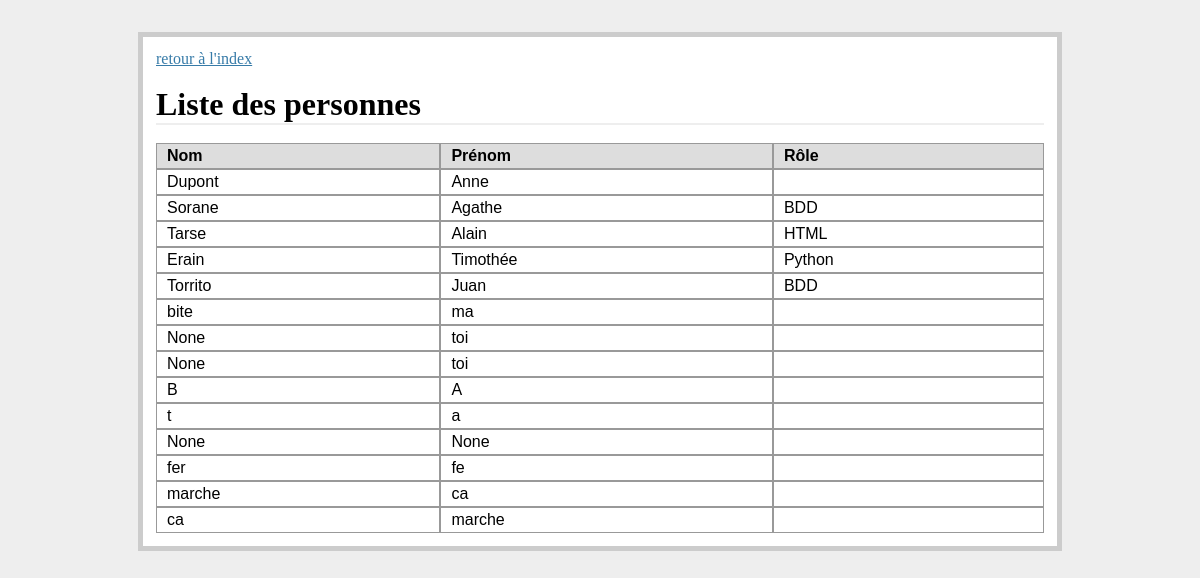
/afficher_personnes, run on an earlier commit of the app's database.
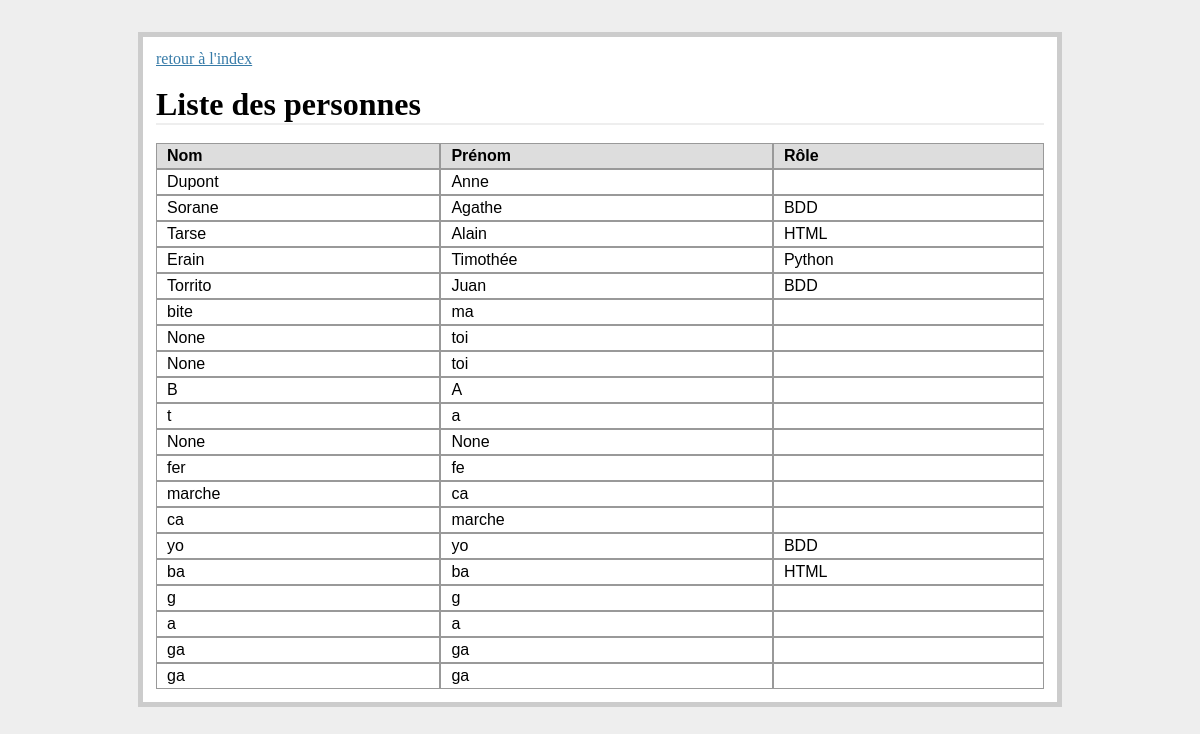
And on a later commit of the database.
### tables this page shows
CREATE TABLE "personnes" (
	`id`	INTEGER PRIMARY KEY AUTOINCREMENT,
	`nom`	TEXT,
	`prenom`	TEXT,
	`role`	INTEGER
);

### exemple5_lire_ecrire_bdd_commente.py (the view)
@app.route('/afficher_personnes', methods=['GET'])
def afficher_personnes():
	con = lite.connect('exemples.db') #attention chez toi c'est pas rangé au meme endroit
	con.row_factory = lite.Row
	cur = con.cursor()
	cur.execute("SELECT nom, prenom, role FROM personnes")
	lignes = cur.fetchall()
	con.close()
	return render_template('affichage_personnes.html', personnes = lignes)

### templates/affichage_personnes.html (shortened to what this page needs)
<!doctype html>
<html>
<head>
<link rel='stylesheet' type='text/css' href='{{ url_for("static", filename="style.css") }}'>
</head>
<body>
<div class='contenu'>
	<a href='/'>retour à l'index</a><br/><br/>
	<h1>Liste des personnes</h1><br/>
	<div class="lp_table">
		<div class="lp_entetes">
			<div class="lp_entete">Nom</div>
			<div class="lp_entete">Prénom</div>
			<div class="lp_entete">Rôle</div>
		</div>
		{% for personne in personnes %}
			<div class="lp_ligne">
				<div class="lp_cellule">{{ personne['nom'] }}</div>
				<div class="lp_cellule">{{ personne['prenom'] }}</div>
				<div class="lp_cellule">{% if personne['role']==1 %}BDD{% endif %}{% if personne['role']==2 %}HTML{% endif %}{% if personne['role']==3 %}Python{% endif %}</div>
			</div>
		{% endfor %}
	</div>
</div>
</body>
</html>

What changed in the data, as far as the page shows it:
added personnes: nom "yo", prenom "yo", role "BDD"
added personnes: nom "ba", prenom "ba", role "HTML"
added personnes: nom "g", prenom "g"
added personnes: nom "a", prenom "a"
added personnes: nom "ga", prenom "ga"
added personnes: nom "ga", prenom "ga"
